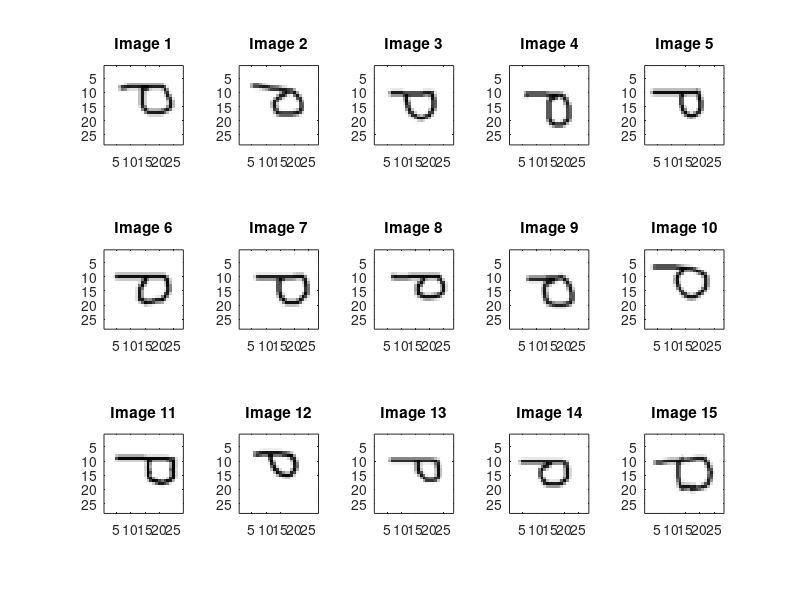

This figure's MATLAB source:
% 代码文件：show_train_class.m
% 代码功能：显示训练集中指定第i类中的15张图
% 作者：禹泽海 时间：2024/6/15

load('train_data.mat')
% 定义要显示的图像数量
numImagesToShow = 15;
% 所需要的查看的类编号
classnum = 122;

% 确保numImagesToShow不大于train数据集中的图像总数
numImagesToShow = min(numImagesToShow, size(train, 1));

% 创建一个新的图形窗口
figure;

% 计算每行显示的图像数量，这里我们假设每行显示5张图像
imagesPerRow = 5;
rows = ceil(numImagesToShow / imagesPerRow);

for i = 1:numImagesToShow
    subplot(rows, imagesPerRow, i);

    % 去除多余的维度并显示当前图像,首个参数表示对应200类别
    singleImage = squeeze(train(classnum,i, :, :));
    imagesc(singleImage);
    colormap gray;  % 确保使用灰度颜色映射
    axis image;    % 保持图像的纵横比
    % 添加标题等信息
    title(['Image ' num2str(i)]);
end